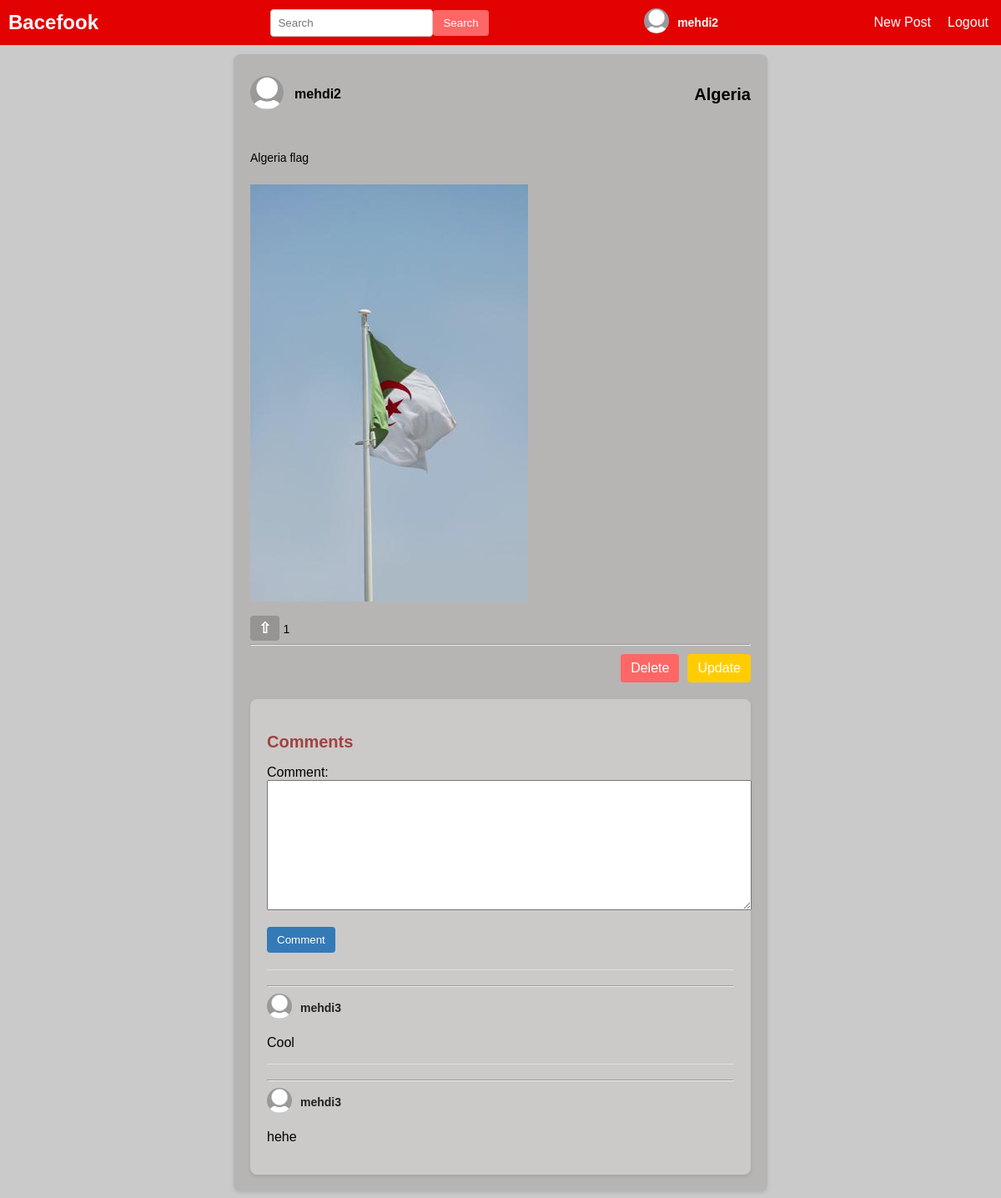
/post/2 (signed in), run on an earlier commit of the app's database.
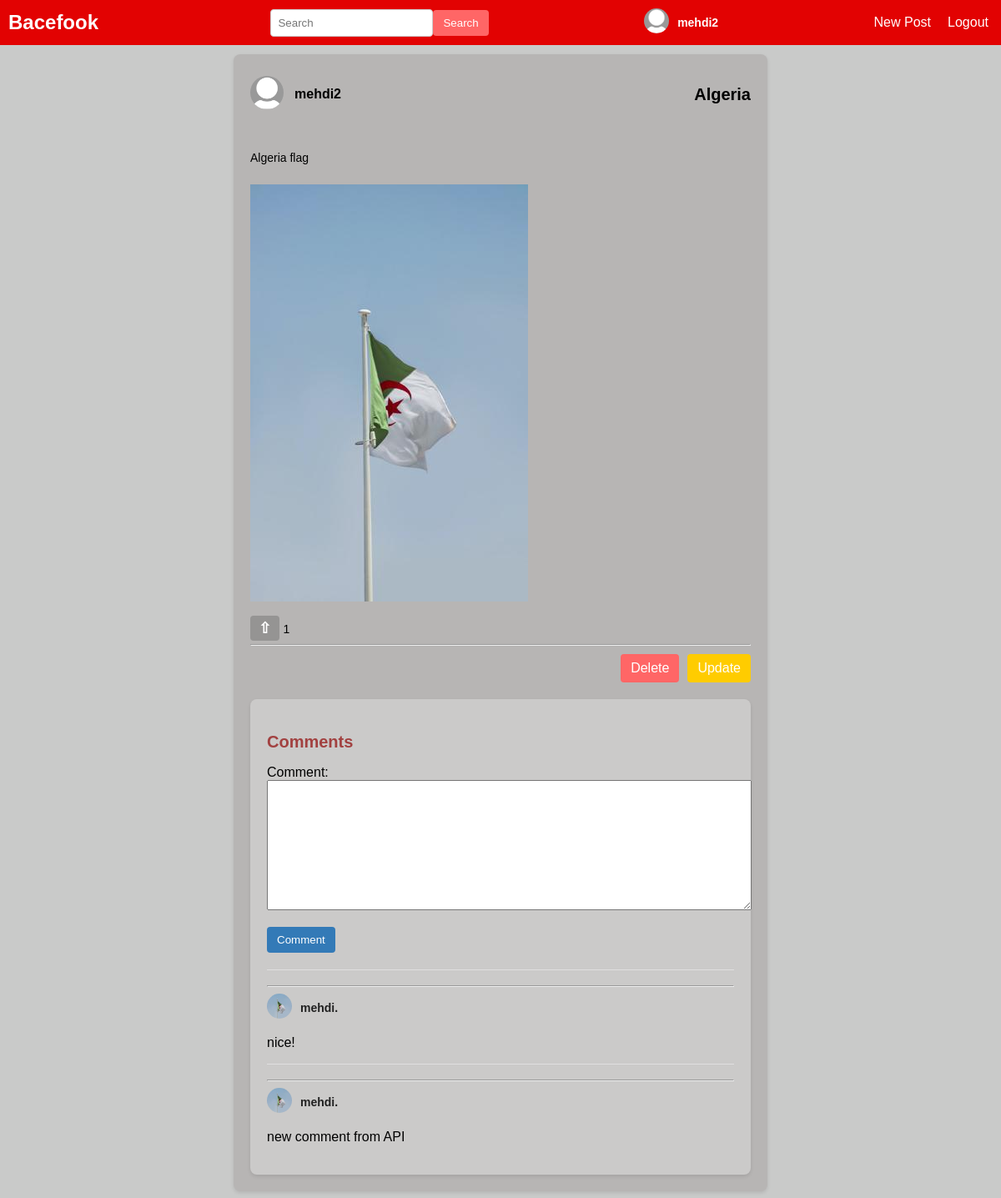
And on a later commit of the database.
### blog/models.py (models this page shows, shortened)
class Comment(models.Model):
    related_post = models.ForeignKey(Post, on_delete=models.CASCADE , related_name='comments')
    author = models.ForeignKey(User, on_delete=models.CASCADE , related_name='comments')
    comment = models.CharField(max_length=5500)

### users/models.py (models this page shows, shortened)
class Profile(models.Model):
    user = models.OneToOneField(User , on_delete=models.CASCADE , related_name='profile')
    bio = models.CharField(max_length=850 , null=True , blank=True)
    pfp = models.ImageField(upload_to='profile-pictures' , default ='default.jpg' )

### blog/views.py (the view, shortened to what this page needs)
# urls.py: path('post/<int:pk>' , postDetail , name='post'),
@login_required
def postDetail(request , pk):
    post = Post.objects.get(id=pk)
    context = {'post':post , 'commentForm':CommentForm , 'comments':Comment.objects.filter(related_post=post)}
    return render(request , 'blog/post.html' , context)

### blog/templatetags/liked_template.py (called while the page is built)
@register.filter(name='liked')
def liked(post, user):
    return post.liked_by.filter(id=user.id).exists()

### blog/templates/blog/post.html (shortened to what this page needs)
{% extends "blog/base.html" %}
{% load liked_template %}
{% block content %}
    <div class="post-detail-container">
        <div class="post-detail-header">
            <a href="{% url 'profile' post.author.username %}" class="post-link" >
            <div class="post-detail-user-info">
                <div class="post-detail-profile-picture">
                    <img src="{{post.author.profile.pfp.url}}" alt="User Profile Picture">
                </div>
                <div class="post-detail-username">{{post.author.username}}</div>
            </div>
            </a>
            <h2 class="post-detail-title">  {{post.title}} </h2>
    </div>
        <div class="post-detail-content">
            <p class="post-detail-content">{{post.content|linebreaksbr}}</p>
            {% if post.image %}
            <img class="post-detail-image" src="{{post.image.url}}" alt="Post Image">
            {% endif %}
        </div>
        <br>
        {% if post|liked:request.user %}
        <a class="remove-upvote-button post-link" href="{% url 'delete-like' post.id %}" >⇧</a>
        <span class="upvote-count" >{{post.liked_by.count}}</span>
        {% else %}
        <a class="upvote-button post-link" href="{% url 'add-like' post.id %}" >⇧</a>
        <span class="upvote-count" >{{post.liked_by.count}}</span>
        {% endif %}
        <hr>
        <div class="post-detail-actions">
            {% if post.author == user %}
            <a class="post-detail-delete-button" href="{% url 'delete-post' post.id %}">Delete</a>
            <a class="post-detail-update-button" href="{% url 'update-post' post.id %}">Update</a>
            {% endif %}
        </div>
        <div class="comment-section">
            <h3>Comments</h3>
            <form method="POST" class="comment-form">
                {{ commentForm.as_p }}
                <button type="submit" class="comment-button">Comment</button>
            </form>
            <div class="comments">
                {% for comment in comments %}
                <div class="comment">
                    <hr>
                    <a href="{% url 'profile' comment.author.username %}" class="post-link" >
                    <div class="comment-user-info">
                        <div class="comment-profile-picture">
                            <img src="{{comment.author.profile.pfp.url}}" alt="Comment User Profile Picture">
                        </div>
                        <div class="comment-username">{{comment.author.username}}</div>
                    </div>
                    </a>
                    <p class="comment-content">{{comment.comment|linebreaks}}</p>
                </div>
                {% endfor %}
            </div>
        </div>
    </div>
{% endblock %}

What changed in the data, as far as the page shows it:
removed Comment: author.profile.pfp (placeholder picture), author.username "mehdi3", comment "Cool"
removed Comment: author.profile.pfp (placeholder picture), author.username "mehdi3", comment "hehe"
added Comment: author.profile.pfp (picture), author.username "mehdi.", comment "nice!"
added Comment: author.profile.pfp (picture), author.username "mehdi.", comment "new comment from API"
